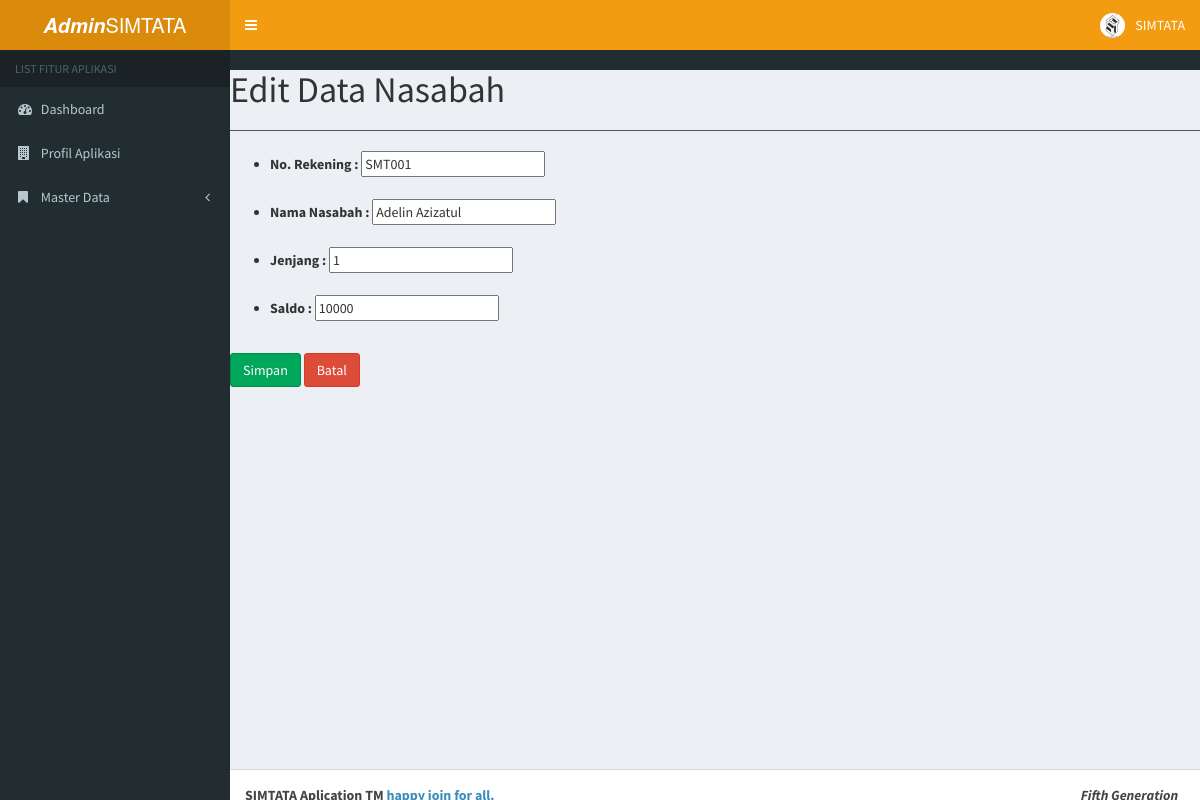
/?hal=nasabah_edit&id=19 (signed in), run on an earlier commit of the app's database.
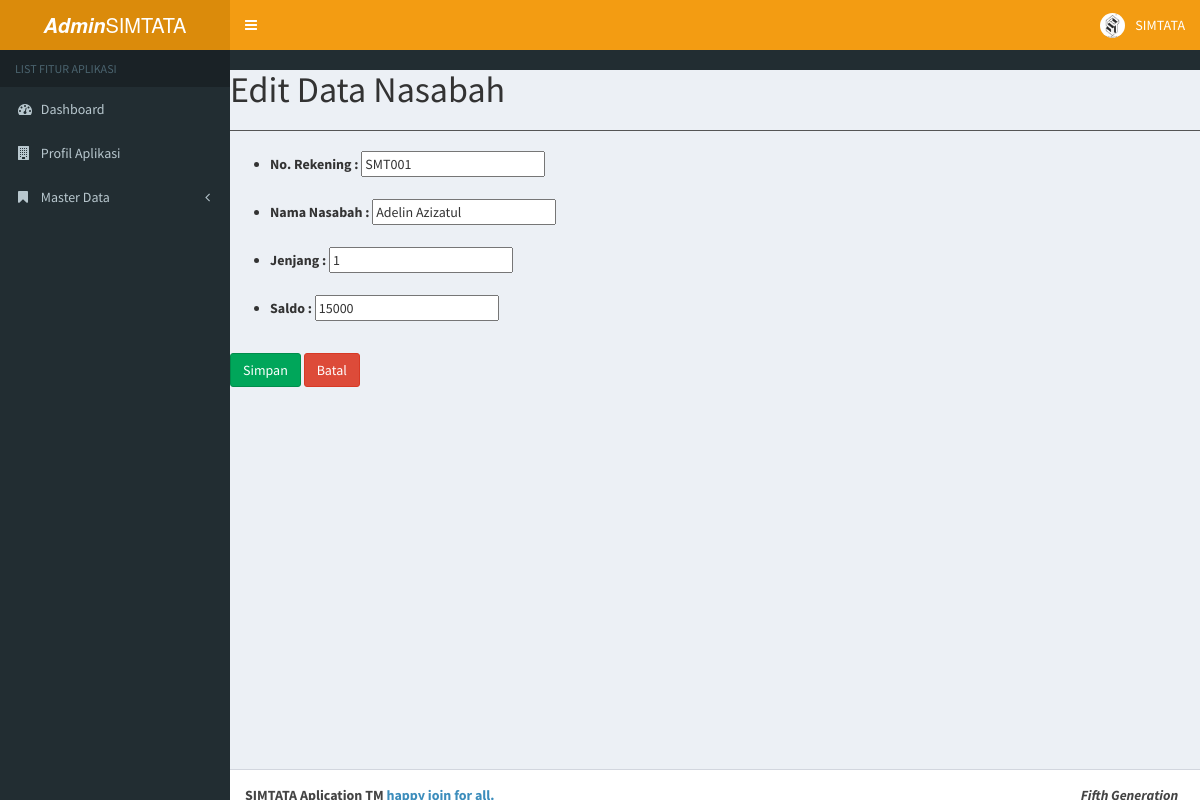
And on a later commit of the database.
### tables this page shows
CREATE TABLE IF NOT EXISTS `data_nasabah` (
  `id_nasabah` int NOT NULL AUTO_INCREMENT,
  `nama` varchar(50) NOT NULL,
  `no_rekening` varchar(50) NOT NULL,
  `id_jenjang` int NOT NULL,
  `saldo` int NOT NULL,
  `jk` varchar(50) NOT NULL,
  PRIMARY KEY (`id_nasabah`),
  KEY `FK_data_nasabah_jenjang` (`id_jenjang`),
  CONSTRAINT `FK_data_nasabah_jenjang` FOREIGN KEY (`id_jenjang`) REFERENCES `jenjang` (`id_jenjang`) ON DELETE CASCADE ON UPDATE CASCADE
);

### content/nasabah_edit.php (the view, shortened to what this page needs)
<?php
include "library/config.php";
$query = mysqli_query($koneksi,
    "SELECT * FROM data_nasabah WHERE id_nasabah='$_GET[id]'");
$data = mysqli_fetch_array($query);
?>
<!DOCTYPE html>
<html lang="en">
<head>
</head>
<body>
<h1>Edit Data Nasabah</h1>
<hr>
<form action="?hal=nasabah_update" method="post">
    <ul>
        <li>
            <label for="no_rekening">No. Rekening : </label>
            <input type="text" name="no_rekening" id="no_rekening" value="<?= $data['no_rekening'] ?>" required>
        </li><br>
        <li>
            <label for="nama">Nama Nasabah : </label>
            <input type="text" name="nama" id="nama" value="<?= $data['nama'] ?>" required>
        </li><br>
        <li>
            <label for="id_jenjang">Jenjang :</label>
            <input type="text" name="id_jenjang" id="id_jenjang" value="<?= $data['id_jenjang'] ?>" required>
        </li><br>
        <li>
            <label for="saldo">Saldo : </label>
            <input type="text" name="saldo" id="saldo" value="<?= $data['saldo'] ?>" required>
        </li><br>
    </ul>
    <button class=" btn btn-success" type="submit"> Simpan </button>
    <a class="btn btn-danger" href="?hal=nasabah_tampil">Batal</a>
</form>
</body>
</html>

### index.php (shortened to what this page needs)
<!DOCTYPE html>
<html>
<?php include "parts/head.php" ?>
<body class="hold-transition skin-yellow sidebar-mini">
<div class="wrapper">
    <?php include "parts/header/header.php" ?>
    <div class="content-wrapper">
        <?php include "konten.php" ?>
    </div>
    <?php include "parts/sidebar-left1.php" ?>
    <?php include "parts/footer.php" ?>
</div>
</body>
</html

### parts/head.php (shortened to what this page needs)
<head>
  <link rel="stylesheet" href="bower_components/bootstrap/dist/css/bootstrap.min.css">
  <link rel="stylesheet" href="bower_components/font-awesome/css/font-awesome.min.css">
  <link rel="stylesheet" href="bower_components/Ionicons/css/ionicons.min.css">
  <link rel="stylesheet" href="dist/css/AdminLTE.min.css">
    <link rel="stylesheet" href="dist/css/skins/_all-skins.css">
    <link rel="stylesheet" href="bower_components/datatables.net-bs/css/dataTables.bootstrap.min.css">
</head>

### parts/header/header.php (shortened to what this page needs)
<header class="main-header">
<a href="#" class="logo">
  <span class="logo-lg"><b><i>Admin</i></b>SIMTATA</span>
</a>
<nav class="navbar navbar-static-top" role="navigation">
  <a href="#" class="sidebar-toggle" data-toggle="push-menu" role="button">
  </a>
  <div class="navbar-custom-menu">
    <ul class="nav navbar-nav">
      <li class="dropdown user user-menu">
        <a href="#" class="dropdown-toggle" data-toggle="dropdown">
          <img src="dist/img/logo_mini.png" class="user-image" alt="User Image">
          <span class="hidden-xs">SIMTATA</span>
        </a>
      </li>
    </ul>
  </div>
</nav>
</header>

### konten.php (shortened to what this page needs)
<?php
$halaman=[
    "dashboard",
    "nasabah_tampil",
    "nasabah_tambah",
    "nasabah_insert",
    "nasabah_edit",
    "nasabah_delete",
    "nasabah_update",
    "profil",
    "transaksi_delete",
    "transaksi_edit",
    "transaksi_insert",
    "transaksi_insert_setor",
    "transaksi_insert_tarik",
    "transaksi_tambah",
    "transaksi_tambah_setor",
    "transaksi_tambah_tarik",
    "transaksi_tampil",
    "transaksi_update",
    "daftar_cetak",
    "slip_cetak",
    "cetak_rekap_bulanan"
];
if(isset($_GET['hal'])) $hal = $_GET['hal'];
else $hal = "dashboard";
foreach($halaman as $h){
    if($hal == $h){
        include "content/$h.php";
        break;
    }
}
?>

### parts/sidebar-left1.php (shortened to what this page needs)
<aside class="main-sidebar">
    <section class="sidebar">
        <ul class="sidebar-menu" data-widget="tree">
            <li class="header">LIST FITUR APLIKASI</li>
            <li><a href="?hal=dashboard"><i class="fa fa-tachometer"></i> <span>Dashboard</span></a></li>
            <li><a href="?hal=profil"><i class="fa fa-building"></i> <span>Profil Aplikasi</span></a></li>
            <li class="treeview">
                <a href="#"><i class="fa fa-bookmark"></i> <span>Master Data</span>
                    <span class="pull-right-container">
                <i class="fa fa-angle-left pull-right"></i>
              </span>
                </a>
            </li>
        </ul>
    </section>
</aside>

### parts/footer.php
<footer class="main-footer">
    <div class="pull-right hidden-xs">
          <b><i>_Fifth  Generation_</i></b>
    </div>
    <strong>SIMTATA Aplication TM <a href="#"> happy join for all.</a></strong>
</footer>

What changed in the data, as far as the page shows it:
changed data_nasabah "SMT001": saldo "10000" → "15000"
